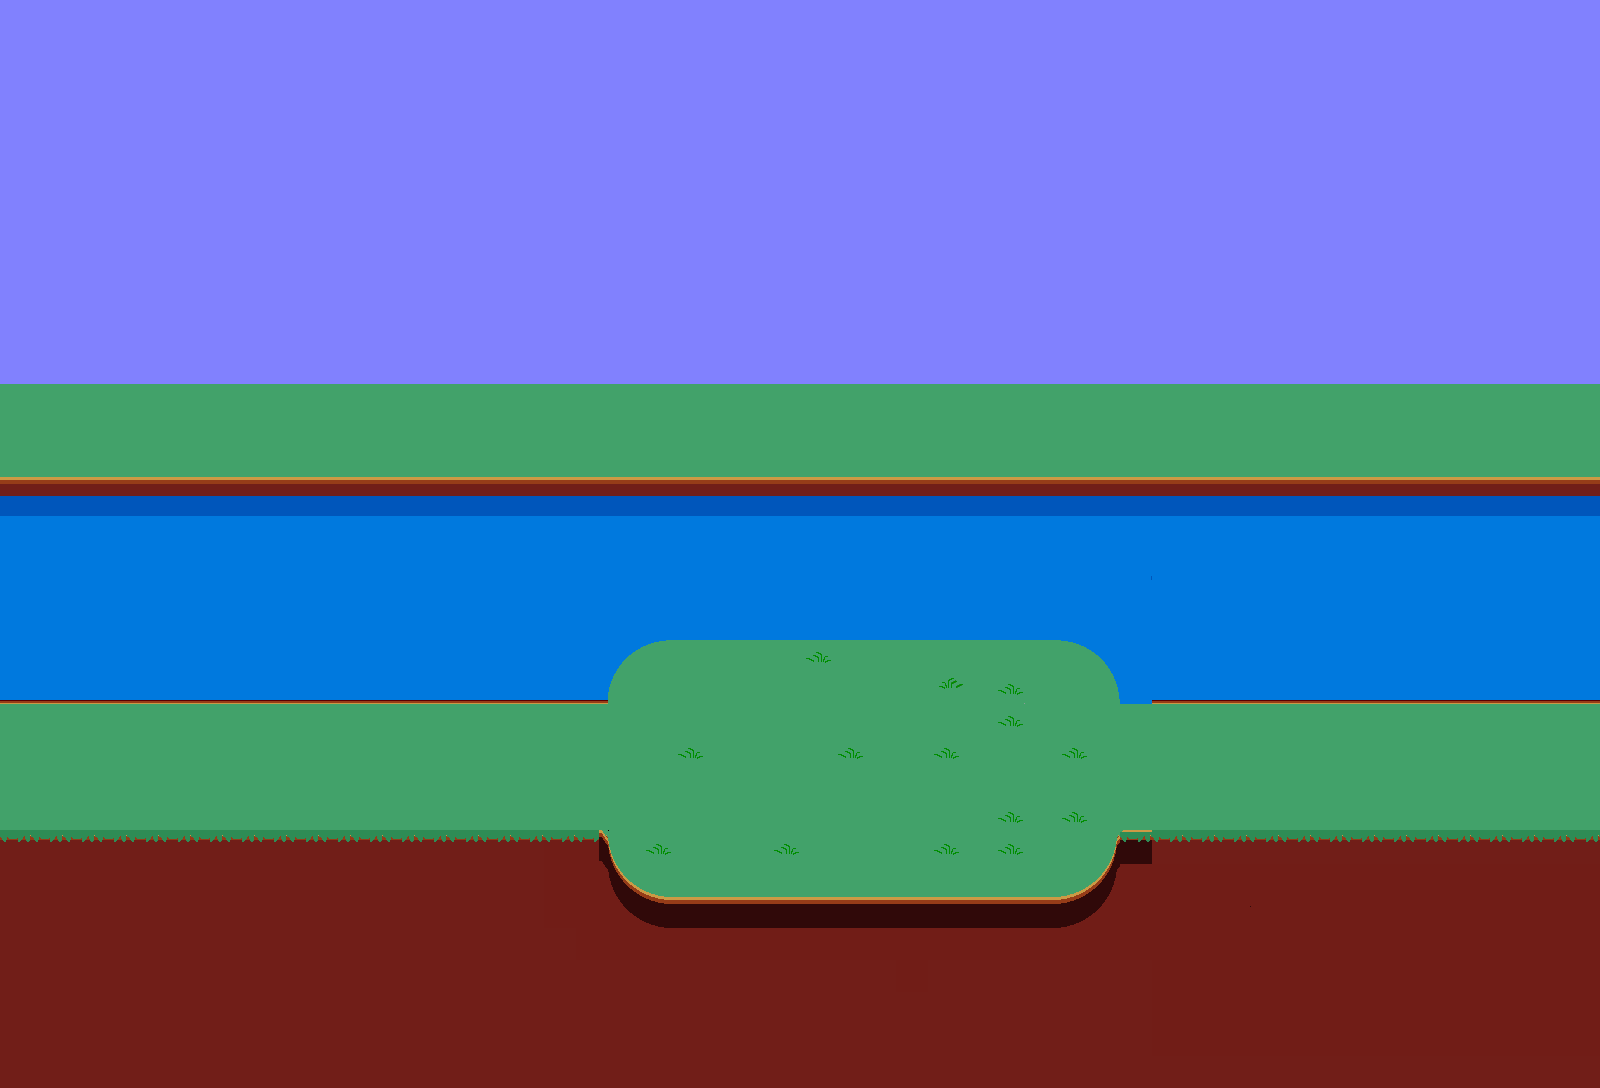

Below is a game level as drawn by its tile map, then a one-line description and the .tmx that defines it (tile-layer data replaced by summaries):
An orthogonal 50x34 tile map with 32x32 px tiles, 3 tile layers (Tile Layer 2, Tile Layer 1, Tile Layer 3), 5 tilesets and 18 objects (2x character, level Info).

<map version="1.10" tiledversion="1.11.0" orientation="orthogonal" renderorder="right-down" width="50" height="34" tilewidth="32" tileheight="32" infinite="0" nextlayerid="5" nextobjectid="26">
 <tileset firstgid="1" name="grassstage" tilewidth="32" tileheight="32" tilecount="2025" columns="45">
  <image source="grassstage.png" width="1440" height="1440" />
 </tileset>
 <tileset firstgid="2026" name="grassstage2" tilewidth="32" tileheight="32" tilecount="2500" columns="50">
  <image source="grassstage2.png" width="1600" height="1600" />
 </tileset>
 <tileset firstgid="4526" name="playerstart" tilewidth="32" tileheight="32" tilecount="1" columns="1">
  <image source="playerstart.png" width="32" height="32" />
  <tile id="0">
   <properties>
    <property name="orient" value="right" />
    <property name="playerstart" value="" />
   </properties>
  </tile>
 </tileset>
 <tileset firstgid="4527" name="grassstage3" tilewidth="32" tileheight="32" tilecount="1700" columns="50">
  <image source="grassstage3.png" width="1600" height="1088" />
 </tileset>
 <tileset firstgid="6227" source="grassstage4redux.tsx" />
 <layer id="1" name="Tile Layer 2" width="50" height="34">
  <data>[1700 cells, 24 non-empty, 12 distinct tile ids]</data>
 </layer>
 <layer id="2" name="Tile Layer 1" width="50" height="34">
  <data>[1700 cells, 1699 non-empty, 57 distinct tile ids]</data>
 </layer>
 <layer id="3" name="Tile Layer 3" width="50" height="34">
  <data>[1700 cells, 1700 non-empty, 884 distinct tile ids]</data>
 </layer>
 <objectgroup id="4" name="Object Layer 1">
  <object id="1" x="1600" y="672" width="56" height="160">
   <properties>
    <property name="NewArea" value="" />
    <property name="area" value="grassstage2.tmx" />
    <property name="returnarea" value="1" />
   </properties>
  </object>
  <object id="3" x="-32" y="704" width="33" height="96">
   <properties>
    <property name="NewArea" value="" />
    <property name="area" value="grassstage.tmx" />
    <property name="returnarea" value="3" />
   </properties>
  </object>
  <object id="5" x="32" y="768" width="32" height="32">
   <properties>
    <property name="orient" value="right" />
    <property name="playerstart" value="" />
    <property name="startarea" value="1" />
   </properties>
  </object>
  <object id="7" name="level Info" x="184" y="568" width="24" height="24">
   <properties>
    <property name="areaname" value="The place with a dog..." />
    <property name="levelinfo" value="1" />
   </properties>
  </object>
  <object id="10" x="1536" y="768" width="32" height="32">
   <properties>
    <property name="image" value="graycloak" />
    <property name="orient" value="left" />
    <property name="playerstart" value="" />
    <property name="startarea" value="2" />
   </properties>
  </object>
  <object id="11" x="0" y="672" width="608" height="16">
   <properties>
    <property name="block" value="" />
   </properties>
  </object>
  <object id="12" x="0" y="832" width="608" height="32">
   <properties>
    <property name="block" value="" />
   </properties>
  </object>
  <object id="13" x="608" y="622" width="512" height="16">
   <properties>
    <property name="block" value="" />
   </properties>
  </object>
  <object id="14" x="608" y="896" width="512" height="32">
   <properties>
    <property name="block" value="" />
   </properties>
  </object>
  <object id="15" x="1120" y="672" width="480" height="16">
   <properties>
    <property name="block" value="" />
   </properties>
  </object>
  <object id="16" x="1120" y="832" width="480" height="32">
   <properties>
    <property name="block" value="" />
   </properties>
  </object>
  <object id="17" name="Dog" type="character" x="896" y="704" width="64" height="64">
   <properties>
    <property name="SPflag1" value="" />
    <property name="description" value="grrr." />
    <property name="eventrequirement" value="metthewildanimal" />
    <property name="image" value="magiDog.png" />
    <property name="name" value="Wizdog" />
    <property name="orient" value="left" />
   </properties>
  </object>
  <object id="25" name="Dog" type="character" x="544" y="736" width="64" height="64">
   <properties>
    <property name="SPflag1" value="" />
    <property name="description" value="grrr." />
    <property name="image" value="magiDog.png" />
    <property name="name" value="Wizdog" />
    <property name="orient" value="left" />
   </properties>
  </object>
  <object id="18" x="704" y="640" width="32" height="272">
   <properties>
    <property name="event" value="" />
    <property name="eventrequirement" value="metthewildanimal" />
    <property name="onetime" value="" />
   </properties>
  </object>
  <object id="21" x="595" y="625" width="32" height="32">
   <properties>
    <property name="block" value="" />
   </properties>
  </object>
  <object id="22" x="1102" y="629" width="32" height="32">
   <properties>
    <property name="block" value="" />
   </properties>
  </object>
  <object id="23" x="1108" y="864" width="32" height="32">
   <properties>
    <property name="block" value="" />
   </properties>
  </object>
  <object id="24" x="592" y="864" width="32" height="32">
   <properties>
    <property name="block" value="" />
   </properties>
  </object>
 </objectgroup>
</map>
